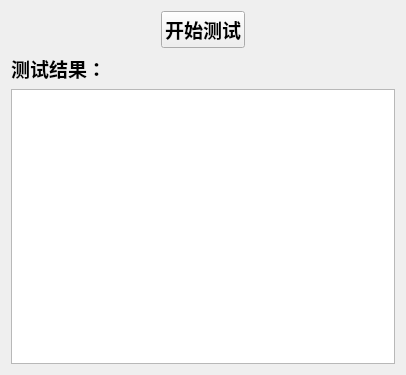
<?xml version="1.0" encoding="UTF-8"?>
<ui version="4.0">
 <class>TestNetworkCheckDialog</class>
 <widget class="QDialog" name="TestNetworkCheckDialog">
  <property name="geometry">
   <rect>
    <x>0</x>
    <y>0</y>
    <width>406</width>
    <height>375</height>
   </rect>
  </property>
  <property name="windowTitle">
   <string>网络测速</string>
  </property>
  <property name="styleSheet">
   <string notr="true"/>
  </property>
  <layout class="QVBoxLayout" name="verticalLayout" stretch="0,0,0">
   <item>
    <layout class="QHBoxLayout" name="horizontalLayout">
     <item>
      <spacer name="horizontalSpacer">
       <property name="orientation">
        <enum>Qt::Horizontal</enum>
       </property>
       <property name="sizeHint" stdset="0">
        <size>
         <width>40</width>
         <height>20</height>
        </size>
       </property>
      </spacer>
     </item>
     <item>
      <widget class="QPushButton" name="startSpeedTest">
       <property name="font">
        <font>
         <pointsize>14</pointsize>
         <weight>75</weight>
         <bold>true</bold>
        </font>
       </property>
       <property name="focusPolicy">
        <enum>Qt::NoFocus</enum>
       </property>
       <property name="text">
        <string>开始测试</string>
       </property>
      </widget>
     </item>
     <item>
      <spacer name="horizontalSpacer_2">
       <property name="orientation">
        <enum>Qt::Horizontal</enum>
       </property>
       <property name="sizeHint" stdset="0">
        <size>
         <width>40</width>
         <height>20</height>
        </size>
       </property>
      </spacer>
     </item>
    </layout>
   </item>
   <item>
    <widget class="QLabel" name="label_3">
     <property name="font">
      <font>
       <pointsize>14</pointsize>
       <weight>75</weight>
       <bold>true</bold>
      </font>
     </property>
     <property name="text">
      <string>测试结果：</string>
     </property>
    </widget>
   </item>
   <item>
    <widget class="QTextBrowser" name="resultQtb"/>
   </item>
  </layout>
 </widget>
 <resources/>
 <connections/>
</ui>
